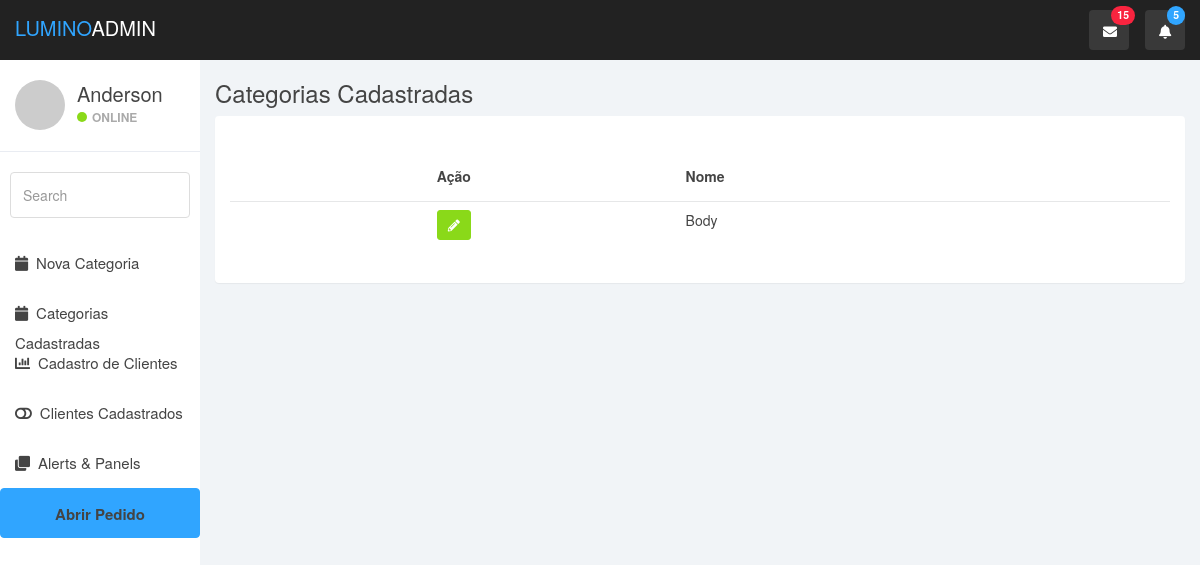
The app's page /category/list-category (signed in), older data.
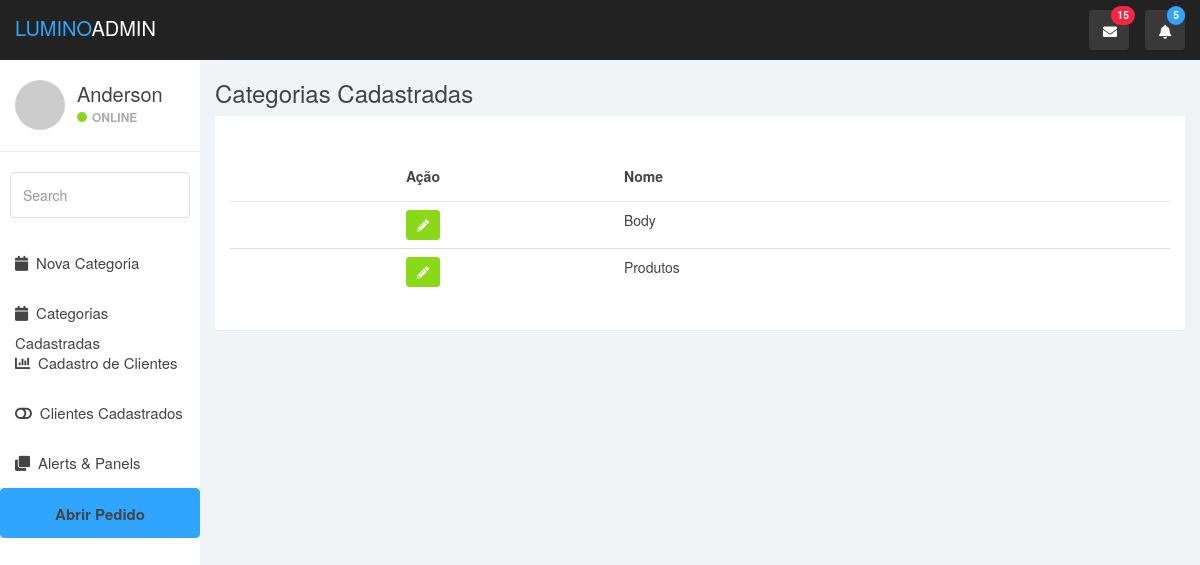
The same page, newer data.
### apps/categoria/models.py (models this page shows, shortened)
class Category(models.Model):
    loja = models.ForeignKey(to=Store, on_delete=models.DO_NOTHING, null=True, blank=True)
    nome = models.CharField(max_length=200)
    descricao = models.CharField(max_length=300, blank=True, null=True)
    data = models.DateTimeField(auto_now_add=True)
    is_active = models.BooleanField(default=True)
    class Meta:
        verbose_name = 'Categoria'
        verbose_name_plural = 'Categorias'

### apps/categoria/views.py (the view)
# urls.py: path('list-category', views.list_categoria, name="list-category")
def list_categoria(request):
    page_title = 'Categorias Cadastradas'
    categorias = None
    msg = None
    notification = None
    loja = request.user.loja
    categorias = models.Category.objects.filter(is_active=True)
    if not categorias:
        msg = 'Nenhuma Categoria cadastradas'
        notification = 'danger'
    context = {
        'page_title': page_title, 'categorias': categorias, 'msg': msg, 'notification': notification
    }
    return render(request, 'categorias_cadastradas.html', context)

### apps/categoria/templates/categorias_cadastradas.html
{% extends 'base/base.html' %}
{% block content %}
<div class="panel-body">
    <table class="table table-hover table-responsive-sm table-sm">
        <thead class="">
        <tr>
            <th class="text-center">Ação</th>
            <th class="text-left">Nome</th>
        </tr>
        </thead>
        <tbody>
        {% for u in categorias %}
        <tr>
            <td align="center">
                <div class="btn-group btn-group-smd shadow" role="group" aria-label="Basic example">
                    <a href="{% url 'categoria:edit-category' u.pk %}" class="btn btn-success btn-sm shadow"><i class="fas fa-pencil-alt"></i></a>
                </div>
            </td>
            <td align="left">{{ u.nome }}</td>
        </tr>
        {% endfor %}
        </tbody>
    </table>
</div>
{% endblock %}

### apps/utils/templates/base/base.html (shortened to what this page needs)
<!DOCTYPE html>
{% load static %}
<html>
<head>
    <link href="{% static 'css/bootstrap.min.css' %}" rel="stylesheet">
    <link href="{% static 'css/font-awesome.min.css' %}" rel="stylesheet">
    <link href="{% static 'css/datepicker3.css' %}" rel="stylesheet">
    <link href="{% static 'css/styles.css' %}" rel="stylesheet">
    <link rel="stylesheet" href="https://cdnjs.cloudflare.com/ajax/libs/font-awesome/5.12.0-2/css/all.min.css">
</head>
<body>
    {% include 'barras/navbar.html'%}
    {% include 'barras/sidebar.html'%}
<div class="col-sm-9 col-sm-offset-3 col-lg-10 col-lg-offset-2 main">
    <div class="row">
        <div class="col-lg-12">
            <h3 class="">{{ page_title }}</h3>
        </div>
    </div>
    <div class="panel panel-container">
        {% block content %}{% endblock %}
    </div>
</div>
</body>
</html>

### apps/utils/templates/barras/navbar.html (shortened to what this page needs)
	<nav class="navbar navbar-custom navbar-fixed-top" role="navigation">
		<div class="container-fluid">
			<div class="navbar-header">
				<a class="navbar-brand" href="#"><span>Lumino</span>Admin</a>
				<ul class="nav navbar-top-links navbar-right">
					<li class="dropdown"><a class="dropdown-toggle count-info" data-toggle="dropdown" href="#">
						<em class="fa fa-envelope"></em><span class="label label-danger">15</span>
					</a>
					</li>
					<li class="dropdown"><a class="dropdown-toggle count-info" data-toggle="dropdown" href="#">
						<em class="fa fa-bell"></em><span class="label label-info">5</span>
					</a>
					</li>
				</ul>
			</div>
		</div>
	</nav>

### apps/utils/templates/barras/sidebar.html (shortened to what this page needs)
<div id="sidebar-collapse" class="col-sm-3 col-lg-2 sidebar">
		<div class="profile-sidebar">
			<div class="profile-userpic">
				<img src="http://placehold.it/50/30a5ff/fff" class="img-responsive" alt="">
			</div>
			<div class="profile-usertitle">
				<div class="profile-usertitle-name">Anderson</div>
				<div class="profile-usertitle-status"><span class="indicator label-success"></span>Online</div>
			</div>
		</div>
		<form role="search">
			<div class="form-group">
				<input type="text" class="form-control" placeholder="Search">
			</div>
		</form>
		<ul class="nav menu">
			<li><a href="{% url 'categoria:new-category' %}"><em class="fa fa-calendar">&nbsp;</em> Nova Categoria</a></li>
			<li><a href="{% url 'categoria:list-category' %}"><em class="fa fa-calendar">&nbsp;</em> Categorias Cadastradas</a></li>
			<li><a href="#"><em class="fa fa-bar-chart">&nbsp;</em> Cadastro de Clientes</a></li>
			<li><a href="#"><em class="fa fa-toggle-off">&nbsp;</em> Clientes Cadastrados</a></li>
			<li><a href="#"><em class="fa fa-clone">&nbsp;</em> Alerts &amp; Panels</a></li>
			<li class=""><a href="#" class="btn btn-primary"><b>Abrir Pedido</b></a></li>
		</ul>
	</div>

### static/css/styles.css (style rules this page uses)
body { background: #f1f4f7; padding-top: 60px; font-size: 14px; color: #444444; font-family: "Montserrat", "Helvetica Neue", Helvetica, Arial, sans-serif; }
a, a:hover, a:focus { color: #30a5ff; }
h1, h2, h3, h4, h5, h6 { color: #444444; }
h3, h4 { font-weight: 300; }
input.form-control { border: 1px solid #ddd; box-shadow: none; height: 46px; }
.navbar-custom { background: #222; height: 60px; }
.navbar-header .navbar-brand { color: #fff; font-size: 20px; text-transform: uppercase; font-weight: 500; height: 60px; padding-top: 18px; }
.navbar-header .navbar-brand span { color: #30a5ff; }
.dropdown { background: rgba(255, 255, 255, 0.1); float: left; margin: 10px 8px; padding: 0px; border-radius: 4px; }
.dropdown a.dropdown-toggle { color: #fff; height: 40px; width: 40px; padding-top: 11px; padding-left: 9px; }
.dropdown .label { top: -4px; left: 22px; padding-top: 4px; padding-bottom: 4px; position: absolute; border-radius: 9999px; }
.navbar-top-links li:last-child { margin-right: 15px; }
.dropdown em { margin: 0 5px; }
.btn-primary, .btn-primary:hover, .btn-primary:focus, .btn-primary:active, .btn-primary.active, .open > .dropdown-toggle.btn-primary, .btn-primary.disabled, .btn-primary[disabled], fieldset[disabled] .btn-primary, .btn-primary.disabled:hover, .btn-primary[disabled]:hover, fieldset[disabled] .btn-primary:hover, .btn-primary.disabled:focus, .btn-primary[disabled]:focus, fieldset[disabled] .btn-primary:focus, .btn-primary.disabled:active, .btn-primary[disabled]:active, fieldset[disabled] .btn-primary:active, .btn-primary.disabled.active, .btn-primary[disabled].active, fieldset[disabled] .btn-primary.active { background-color: #30a5ff; border-color: #30a5ff; }
.btn-success, .btn-success:hover, .btn-success:focus, .btn-success:active, .btn-success.active, .open > .dropdown-toggle.btn-success, .btn-success.disabled, .btn-success[disabled], fieldset[disabled] .btn-success, .btn-success.disabled:hover, .btn-success[disabled]:hover, fieldset[disabled] .btn-success:hover, .btn-success.disabled:focus, .btn-success[disabled]:focus, fieldset[disabled] .btn-success:focus, .btn-success.disabled:active, .btn-success[disabled]:active, fieldset[disabled] .btn-success:active, .btn-success.disabled.active, .btn-success[disabled].active, fieldset[disabled] .btn-success.active { background-color: #8ad919; border-color: #8ad919; }
.label-success { background-color: #8ad919; }
.label-info { background-color: #30a5ff; }
.label-danger { background-color: #f9243f; }
.panel { border: 0; }
.panel-container { padding-top: 20px; }
.navbar { border: 0; }
.sidebar { display: block; padding: 0; display: none; box-shadow: none; background: #fff; }
.sidebar ul { margin: 20px 0px; }
.sidebar form { padding: 10px 0 0 0; margin: 10px 10px 20px 10px; }
@media (min-width: 768px) { .sidebar { display: block; position: fixed; top: 60px; bottom: 0; left: 0; z-index: 1000; display: block; margin: 0; padding: 0; overflow-x: hidden; overflow-y: auto; } }
@media (min-width: 768px) { .navbar-header { width: 100%; } }
.sidebar ul.nav li a { height: 50px; font-size: 15px; line-height: 2em; color: #444444; }
.profile-sidebar { padding: 10px 0; border-bottom: 1px solid #e9ecf2; }
.indicator { width: 10px; height: 10px; display: inline-block; border-radius: 9999px; margin-right: 5px; }
.profile-userpic img { float: left; margin: 10px 0px 0px 15px; width: 50px; height: 50px; border-radius: 9999px !important; }
.profile-usertitle { float: left; text-align: left; margin: 10px 0 0 12px; }
.profile-usertitle-name { font-size: 20px; margin-bottom: 0px; }
.profile-usertitle-status { text-transform: uppercase; color: #AAA; font-size: 12px; font-weight: 600; margin-bottom: 15px; }
.table { background: #fff; }
.table > thead > tr > th { border-bottom: 1px solid #e6e7e8; vertical-align: middle; height: 50px; }

Row changes from the older to the newer data that the page shows:
added Category: nome "Produtos"
